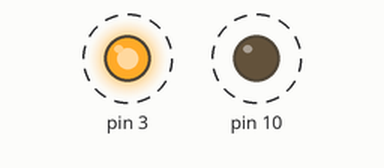
The sketch below on a simulated Arduino Uno, built with avr-gcc and run on an emulated ATmega328P. Parts: output pins drawn as LEDs (lit = HIGH). Dashed ring = blinking.

Above: at 2.5 s.
Timing chart, 0 to 5.5 s (numbered marks = the images above):
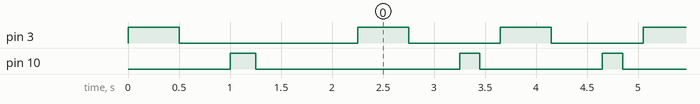

Measured:
- by itself, pin 3: repeats every 1.4 s: HIGH 0.50 s, LOW 0.90 s
- by itself, pin 10: repeats every 1.4 s: HIGH 0.20 s, LOW 1.2 s
- by itself, everything shown: repeats every 1.4 s, in 4 steps

The sketch:

controlling_digital_outputs.ino
```cpp
void setup()
{
	pinMode(3, OUTPUT);
	pinMode(10, OUTPUT);

	digitalWrite(3, HIGH);
	delay(500);
	digitalWrite(3, LOW);
	delay(500);

	digitalWrite(10, HIGH);
	delay(250);
	digitalWrite(10, LOW);
	delay(1000);
    }
void loop()
{
    digitalWrite(3, HIGH);
	delay(500);
	digitalWrite(3, LOW);
	delay(500);

	digitalWrite(10, HIGH);
	delay(200);
	digitalWrite(10, LOW);
	delay(200);
}
```
